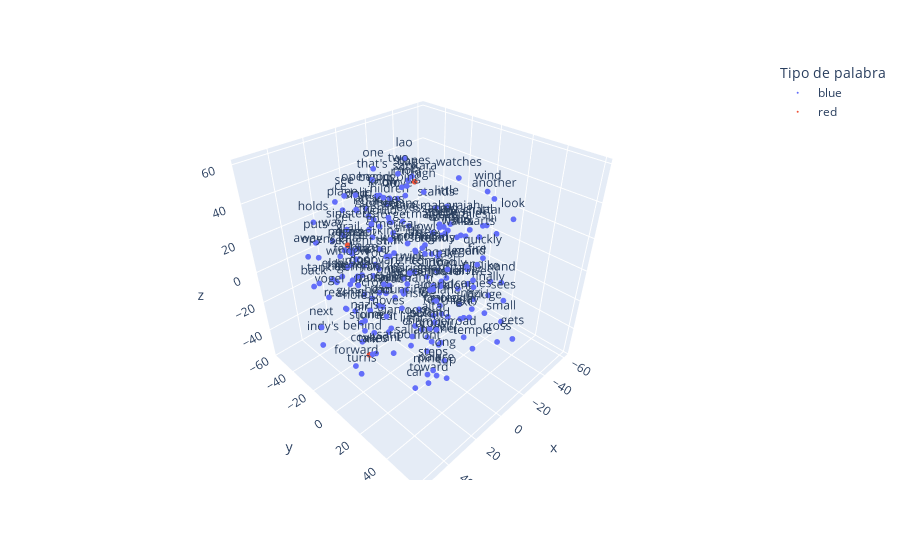

Notebook code cell kept with this figure:
### Code cell
vecs, labels = reduce_dimensions(w2v_model,3)

MAX_WORDS=200
plot_embeddings(w2v_model, vecs, labels, MAX_WORDS, highlight_words=["grail","ark","sankara"])

### Figure 1 — Plotly figure (JSON) as saved in the notebook; plotly's stock layout.template omitted (floating-point values rounded to 4 significant figures; data arrays with more than 128 entries replaced by an {"elided": "..."} marker saying what was removed)
{"data": [{"hovertemplate": "Tipo de palabra=blue<br>x=%{x}<br>y=%{y}<br>z=%{z}<br>text=%{text}<extra></extra>", "legendgroup": "blue", "marker": {"color": "#636efa", "size": 2, "symbol": "circle"}, "mode": "markers+text", "name": "blue", "scene": "scene", "showlegend": true, "text": {"elided": "197 str values"}, "textposition": "top center", "type": "scatter3d", "x": {"elided": "197 float values"}, "y": {"elided": "197 float values"}, "z": {"elided": "197 float values"}}, {"hovertemplate": "Tipo de palabra=red<br>x=%{x}<br>y=%{y}<br>z=%{z}<br>text=%{text}<extra></extra>", "legendgroup": "red", "marker": {"color": "#EF553B", "size": 2, "symbol": "circle"}, "mode": "markers+text", "name": "red", "scene": "scene", "showlegend": true, "text": ["ark", "sankara", "grail"], "textposition": "top center", "type": "scatter3d", "x": [26.33, -18.99, 21.42], "y": [-9.925, -19.27, -27.37], "z": [-48.36, 38.75, 13.97]}], "layout": {"legend": {"title": {"text": "Tipo de palabra"}, "tracegroupgap": 0}, "margin": {"t": 60}, "scene": {"domain": {"x": [0, 1], "y": [0, 1]}, "xaxis": {"title": {"text": "x"}}, "yaxis": {"title": {"text": "y"}}, "zaxis": {"title": {"text": "z"}}}}}
